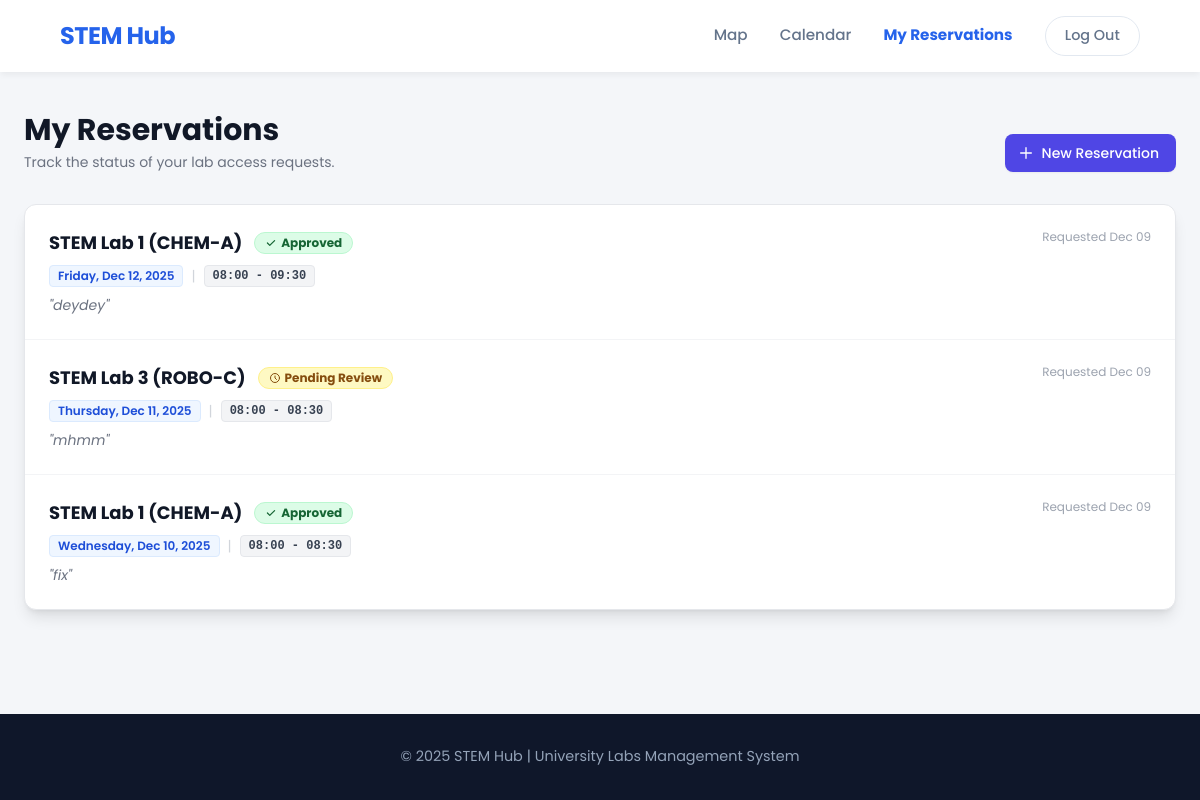
Before: /reservations/my-reservations/ (signed in) with the older database file.
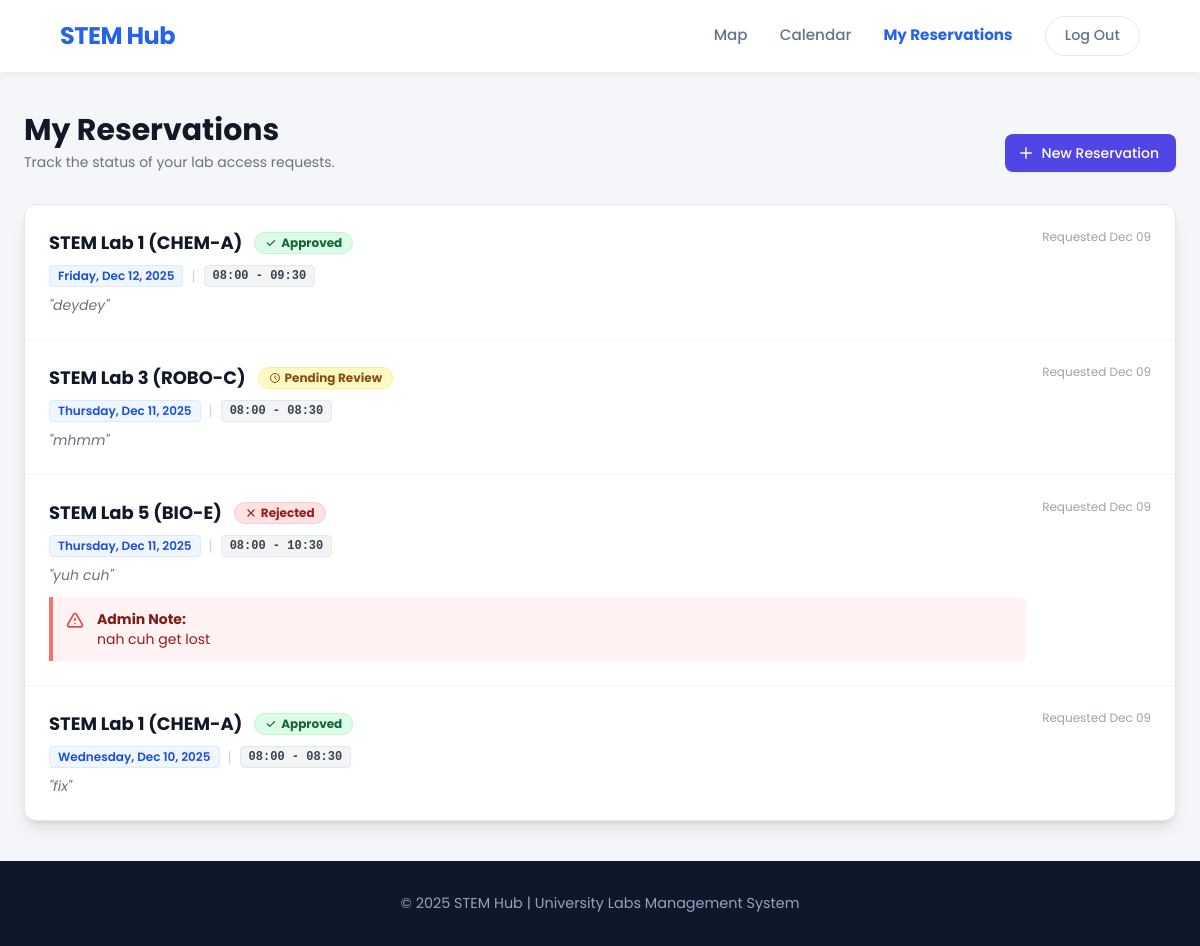
After: the same page with the newer database file.
### reservations/models.py (models this page shows, shortened)
class Reservation(models.Model):
    STATUS_CHOICES = [
        ('PENDING', 'Pending Approval'),
        ('CONFIRMED', 'Confirmed'),
        ('REJECTED', 'Rejected'),
    ]
    user = models.ForeignKey(User, on_delete=models.CASCADE)
    lab = models.ForeignKey(Lab, on_delete=models.CASCADE)
    equipment = models.ManyToManyField(Equipment, blank=True, related_name='reservations')
    date = models.DateField()
    start_time = models.TimeField()
    end_time = models.TimeField()
    purpose = models.TextField(help_text="Reason for booking (e.g., Thesis Research, Class Project)")
    rejection_reason = models.TextField(blank=True, null=True, help_text="Reason why the admin rejected this request")
    status = models.CharField(max_length=10, choices=STATUS_CHOICES, default='PENDING')
    created_at = models.DateTimeField(auto_now_add=True)

### labs/models.py (models this page shows, shortened)
class Lab(models.Model):
    name = models.CharField(max_length=200)
    slug = models.SlugField(unique=True)
    capacity = models.PositiveIntegerField()
    description = models.TextField()
    map_svg_id = models.CharField(max_length=50, unique=True, help_text="Matches ID in Figma SVG")
    is_active = models.BooleanField(default=True)
    safety_guidelines = models.TextField()

### reservations/views.py (the view)
# urls.py: path('my-reservations/', views.my_reservations, name='my_reservations'),
@login_required
def my_reservations(request):
    reservations = Reservation.objects.filter(user=request.user).order_by('-date', '-start_time')
    return render(request, 'reservations/my_reservations.html', {'reservations': reservations})

### notifications/context_processors.py (called while the page is built)
def user_notifications(request):
    if request.user.is_authenticated:
        notifs = Notification.objects.filter(recipient=request.user, is_read=False)
        return {
            'notifications_list': notifs,
            'unread_count': notifs.count()
        }
    return {}

### CORE/templates/reservations/my_reservations.html (shortened to what the changed rows need)
{% load static %}
<!DOCTYPE html>
<html lang="en">
<head>
    <script src="https://cdn.tailwindcss.com"></script>
</head>
<body>
    <header>
        <div class="header-content">
            <h1><a href="/">STEM Hub</a></h1>
        </div>
    </header>
    <main class="standard-container w-full py-10">
        <div class="flex flex-col sm:flex-row justify-between items-start sm:items-end mb-8 gap-4">
            <div>
                <h1 class="text-3xl font-bold text-gray-900">My Reservations</h1>
            </div>
        </div>
        <div class="bg-white shadow-lg overflow-hidden rounded-xl border border-gray-200">
            {% if reservations %}
            <ul class="divide-y divide-gray-100">
                {% for res in reservations %}
                <li class="p-6 hover:bg-gray-50 transition duration-150">
                    <div class="flex flex-col md:flex-row justify-between md:items-start gap-4">
                        <div class="flex-grow">
                            <div class="flex items-center gap-3 mb-2 flex-wrap">
                                <h3 class="text-lg font-bold text-gray-900">{{ res.lab.name }}</h3>
                                {% if res.status == 'CONFIRMED' %}
                                    <span class="inline-flex items-center px-2.5 py-0.5 rounded-full text-xs font-bold bg-green-100 text-green-800 border border-green-200">
                                        <svg class="w-3 h-3 mr-1" fill="currentColor" viewBox="0 0 20 20"><path fill-rule="evenodd" d="M16.707 5.293a1 1 0 010 1.414l-8 8a1 1 0 01-1.414 0l-4-4a1 1 0 011.414-1.414L8 12.586l7.293-7.293a1 1 0 011.414 0z" clip-rule="evenodd"></path></svg>
                                        Approved
                                    </span>
                                {% elif res.status == 'REJECTED' %}
                                    <span class="inline-flex items-center px-2.5 py-0.5 rounded-full text-xs font-bold bg-red-100 text-red-800 border border-red-200">
                                        Rejected
                                    </span>
                                {% else %}
                                    <span class="inline-flex items-center px-2.5 py-0.5 rounded-full text-xs font-bold bg-yellow-100 text-yellow-800 border border-yellow-200">
                                        <svg class="w-3 h-3 mr-1" fill="none" stroke="currentColor" viewBox="0 0 24 24"><path stroke-linecap="round" stroke-linejoin="round" stroke-width="2" d="M12 8v4l3 3m6-3a9 9 0 11-18 0 9 9 0 0118 0z"></path></svg>
                                        Pending Review
                                    </span>
                                {% endif %}
                            </div>
                            <div class="text-sm text-gray-600 flex items-center gap-2 mb-2">
                                <span class="bg-blue-50 text-blue-700 px-2 py-0.5 rounded text-xs font-semibold border border-blue-100">
                                    {{ res.date|date:"l, M d, Y" }}
                                </span>
                                <span class="text-gray-300">|</span>
                                <span class="bg-gray-100 text-gray-700 px-2 py-0.5 rounded text-xs font-semibold border border-gray-200 font-mono">
                                    {{ res.start_time|time:"H:i" }} - {{ res.end_time|time:"H:i" }}
                                </span>
                            </div>
                            <p class="text-sm text-gray-500 italic">"{{ res.purpose }}"</p>
                            {% if res.status == 'REJECTED' and res.rejection_reason %}
                            <div class="mt-3 bg-red-50 border-l-4 border-red-400 p-3 rounded-r-md text-sm text-red-800 flex items-start gap-3">
                                <div>
                                    <span class="font-bold block text-red-900">Admin Note:</span>
                                    {{ res.rejection_reason }}
                                </div>
                            </div>
                            {% endif %}
                        </div>
                        <div class="text-xs text-gray-400 whitespace-nowrap mt-2 md:mt-0">
                            Requested {{ res.created_at|date:"M d" }}
                        </div>
                    </div>
                </li>
                {% endfor %}
            </ul>
            {% endif %}
        </div>
    </main>
</body>
</html>

Changed rows visible on the page:
added Reservation: lab.name "STEM Lab 5 (BIO-E)", status "REJECTED" (drawn), date "Thursday, Dec 11, 2025", start_time "08:00", end_time "10:30", purpose "yuh cuh", rejection_reason "nah cuh get lost", created_at "Dec 09"
